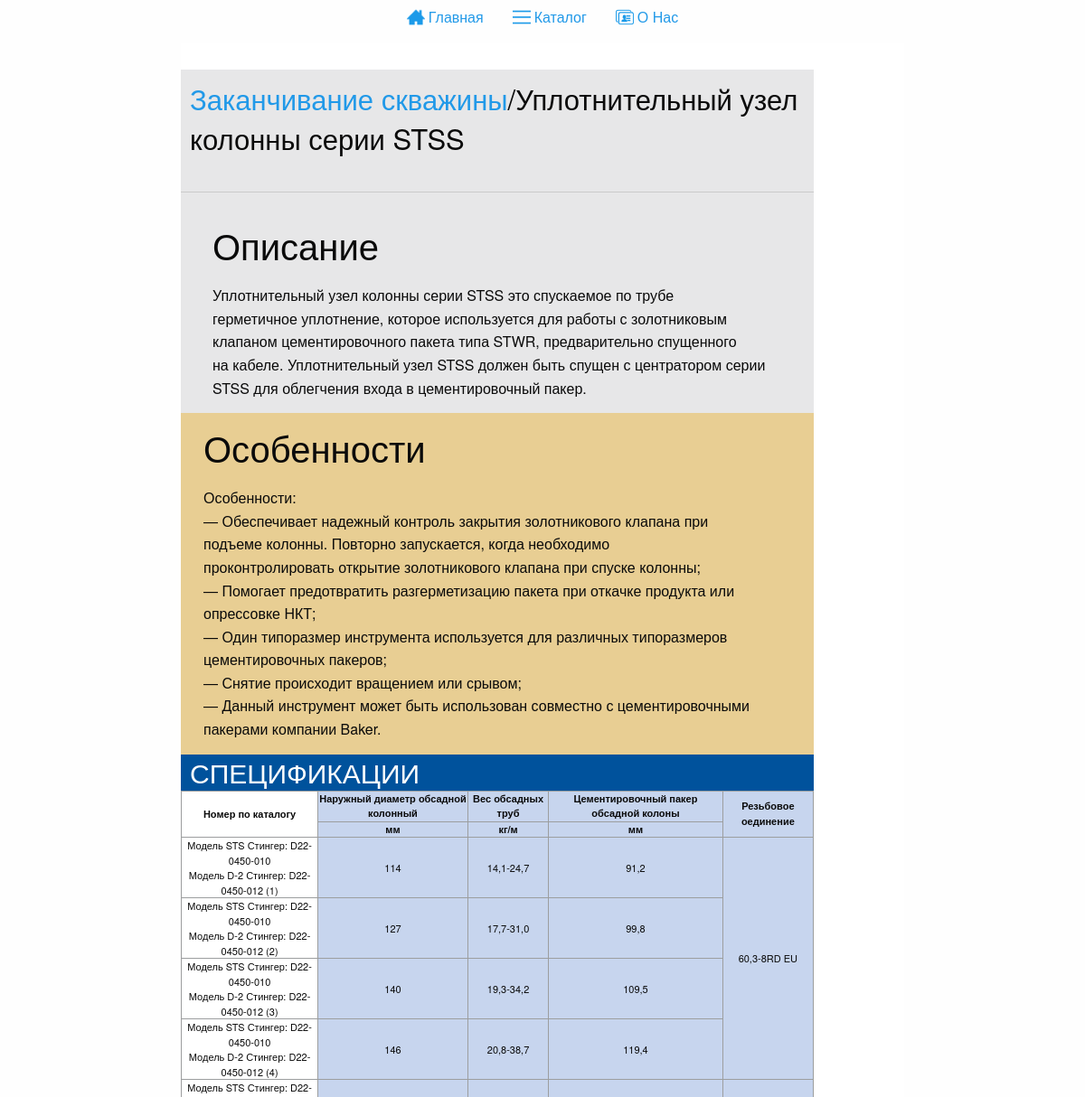
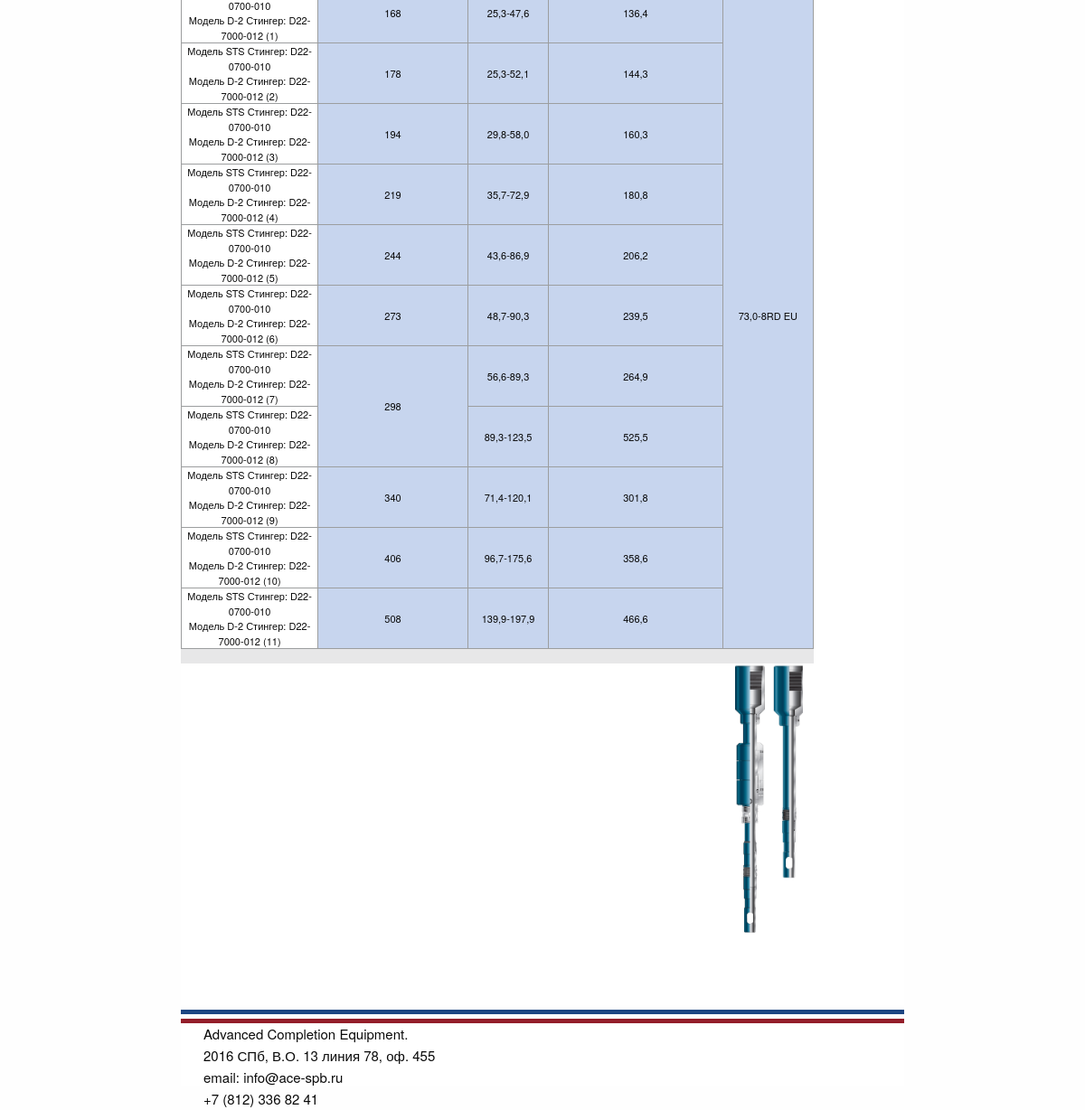
Page /product/12 on the committed database (2 pictures, top to bottom).
### main/models.py (models this page shows, shortened)
class Product(models.Model):
	title = models.CharField(max_length=300, verbose_name="Название")
	category = models.ForeignKey(Category)
	desctiption = RedactorField(max_length=3000, verbose_name="Описание")
	text = RedactorField(max_length=3000, verbose_name="Особенности", blank=True)
	image = models.ImageField(upload_to='images/')
	specification_image = models.ImageField(upload_to='images/specifications')
	promoted = models.BooleanField(default=False)
	promoted_name = models.CharField(max_length=300)
	class Meta:
		verbose_name = 'Продукт'
		verbose_name_plural = 'Продукты'
	def admin_thumbnail(self):
		return u'<img src="{0}" height="300px"/>'.format(self.image.url)
	admin_thumbnail.short_description = 'Thumbnail'
	admin_thumbnail.allow_tags = True

class Category(models.Model):
	title = models.CharField(max_length=300, unique=True)
	class Meta:
		verbose_name = 'Категория'
		verbose_name_plural = 'Категории'
	def __str__(self):
		return '{}'.format(self.title)

class SpecificationField(models.Model):
	product = models.ForeignKey(Product)
	title = models.CharField(max_length=400)
	measure = models.CharField(max_length=50, blank=True)
	class Meta:
		verbose_name = 'Поле спецификации'
		verbose_name_plural = 'Поля спецификации'

class SpecificationInstance(models.Model):
	product = models.ForeignKey(Product)
	index = models.CharField(max_length=100)
	number= models.IntegerField()
	class Meta:
		verbose_name = 'Экземпляр спецификации'
		verbose_name_plural = 'Экземпляры спецификации'
		ordering = ['number']
	def selflink(self):
		if self.id:
			return "<a href='/admin/main/specificationinstance/{}' target='_blank'>Edit</a>".format(self.id)
		else:
			return "Not present"
	selflink.allow_tags = True

class SpecificationInstanceValue(models.Model):
	specification_instance = models.ForeignKey(SpecificationInstance)
	specification_field = models.ForeignKey(SpecificationField)
	value = models.CharField(max_length=1500)
	class Meta:
		verbose_name = 'Значение поля спецификации'
		verbose_name_plural = 'Значения полей спецификации'

### main/views.py (the view)
# urls.py: url(r'^product/([0-9]+)', product, name='product'),
def product(request, product_id):
	cs = Category.objects.all()
	prod = Product.objects.get(id=product_id)
	user = request.user;
	return render_to_response('product.html', context={'product':prod,'user':user, 'categories':cs})

### main/templatetags/specification_cell_filter.py (called while the page is built)
def find_value(field ,row):
	for v in row.specificationinstancevalue_set.all():
		if v.specification_field == field:
			return v.value
	return ''

def check_bottom_cell_rowspan(field, this_value, index, instances_list, depth=0):
	that_value = find_value(field, instances_list[index])
	if that_value==this_value:
		depth += 1
		if (index != len(instances_list)-1):
			return check_bottom_cell_rowspan(field, this_value, index+1, instances_list, depth)
		return depth
	else:
		return depth

@register.filter
def specification_cell_filter(field, row):
	flag = False
	product = row.product
	instances_list = list(product.specificationinstance_set.all())
	index = instances_list.index(row)
	counter_rowspan = 0;
	this_value = find_value(field, row)
	counter_rowspan = check_bottom_cell_rowspan (field, this_value, index, instances_list, 0)
	if (index != 0) and (find_value(field, instances_list[index-1]) == this_value):
		return None
	else:
		return "<td rowspan="+ str(counter_rowspan) +">"+ this_value +"</td>"

### templates/product.html (shortened to what this page needs)
{% extends 'base.html' %}
{% load static %}
{% load next %}
{% load specification_cell_filter %}
{% block content%}
		<div class="main-index">
			<br/>
			<div class="product-info">
				<div class="product-info__text" >
					<div class="product-info__title">
						<h3><a href="{% url 'product_list' product.category.id %}">{{product.category}}</a>/{{product.title}}</h3>
					</div>
					<hr/>
					<div class="product-info__description">
						<h2>Описание</h2>
						{{product.desctiption | safe }}
					</div>
					<div class="product-info__options">
						<h2>Особенности</h2>
						{{product.text | safe }}
					</div>
					{% if product.specificationinstance_set.all %}
						<div class="style-title">
							Спецификации
						</div>
							<table class="pure-table pure-table-bordered">
								<tr>
									<th rowspan="2" class="table-index-row">
										Номер по каталогу
									</th>
									{% for field in product.specificationfield_set.all %}
										{% if field.measure %}
											<th>
												{{ field.title }}
											</th>
										{% else %}
											<th rowspan="2">
												{{ field.title }}
											</th>
										{% endif %}
									{% endfor %}
								</tr>
								<tr>
										{% for field in product.specificationfield_set.all %}
												{% if field.measure %}<th>{{ field.measure }}</th>{% endif %}
										{% endfor %}
								</tr>
									{% for row in product.specificationinstance_set.all %}
											<tr>
												<td class="table-index-row">
													{{row.index|safe}}
												</td>
												{% for field in product.specificationfield_set.all %}
													{% if field|specification_cell_filter:row %}
														{{field|specification_cell_filter:row|safe}}
													{% endif %}
												{% endfor %}
											</tr>
									{% endfor %}
							</table>
						{% endif %}
				</div>
				<div class="product-info__image">
					<img width="200px" src="{{product.image.url}}" >
				</div>
				</div>
		</div>
{% endblock %}

### static/css/styles.css (style rules this page uses)
body, html { height: 100%; }
body { font-family: Arimo; margin: 0; padding: 0; background-color: #f1f1f1; }
p, h1,h2,h3,h4,h5,h6,ul,li { margin: 0; padding: 0; }
* { box-sizing: border-box; }
.header, .main-index, .footer { background-color: #fff; }
.header, .main-index { margin-right: auto; margin-left: auto; }
.main-index { display: block; padding: 5px 0px 10px 0px; overflow: auto; }
.style-title { font-size: 30px; background-color: #00529c; color: white; height: 40px; line-height: 40px; vertical-align: middle; padding-left: 10px; text-transform: uppercase; }
table { width: 100%; border-collapse:collapse; }
table th { font-size: 11px; border-bottom: 1px; }
table td { font-size: 11px; height: 22px; }
table td, table th { text-align: center; border: 1px solid #9c9e9f; background-color: #c7d5ee; }
.table-index-row { background-color: white; }
.product-info { overflow: auto; }
.product-info__title { padding: 10px; }
.product-info__text { float: left; width: 700px; background-color: #e7e7e8; }
.product-info__text p { margin-bottom:0px; }
.product-info__text table td, .product-info__text table th { padding: 0px; }
.product-info__image { text-align: center; float: right; width: 100px; margin-bottom: 70px; margin-right: 100px; }
.product-info__image img { width: 75px; }
.product-info__description { text-indent: 15px; padding: 10px 10px 15px 20px; }
.product-info__description h2 { margin-bottom: 15px; }
.product-info__options { background-color: #e8ce93; padding: 10px 10px 15px 25px; }
.product-info__options h2 { margin-bottom: 15px; }

### rows in the picture
Product: category "Заканчивание скважины", title "Уплотнительный узел колонны серии STSS", desctiption "Уплотнительный узел колонны серии STSS это спускаемое по трубе герметичное уплотнение, которое используется для работы с золотниковым клапаном цементировочного пакета типа STWR, предварительно спущенного на кабеле. Уплотнительный узел STSS должен быть спущен с центратором серии STSS для облегчения входа в цементировочный пакер.", text "Особенности: — Обеспечивает надежный контроль закрытия золотникового клапана при подъеме колонны. Повторно запускается, когда необходимо проконтролировать открытие золотникового клапана при спуске колонны; — Помогает предотвратить разгерметизацию пакета при откачке продукта или опрессовке НКТ; — Один типоразмер инструмента используется для различных типоразмеров цементировочных пакеров; — Снятие происходит вращением или срывом; — Данный инструмент может быть использован совместно с цементировочными пакерами компании Baker.", image (picture)
SpecificationField: title "Наружный диаметр обсадной колонный", measure "мм", id.value "114", id.specification_field_id "127", specification_field_id "140", specification_instance_id "146", specification_instance_id "168", specification_instance_id "178", specification_instance_id "194", product_id "219", product_id "244", product_id "273", product_id "298", product_id "340", product_id "406", product_id "508"
SpecificationField: title "Вес обсадных труб", measure "кг/м", id.specification_field_id "14,1-24,7", specification_field_id "17,7-31,0", specification_field_id "19,3-34,2", specification_instance_id "20,8-38,7", specification_instance_id "25,3-47,6", specification_instance_id "25,3-52,1", specification_instance_id "29,8-58,0", product_id "35,7-72,9", product_id "43,6-86,9", product_id "48,7-90,3", product_id "56,6-89,3", product_id "89,3-123,5", product_id "71,4-120,1", product_id "96,7-175,6", product_id "139,9-197,9"
SpecificationField: title "Цементировочный пакер обсадной колоны", measure "мм", id.specification_field_id "91,2", specification_field_id "99,8", specification_field_id "109,5", specification_instance_id "119,4", specification_instance_id "136,4", specification_instance_id "144,3", specification_instance_id "160,3", product_id "180,8", product_id "206,2", product_id "239,5", product_id "264,9", product_id "525,5", product_id "301,8", product_id "358,6", product_id "466,6"
SpecificationField: title "Резьбовое оединение", id.specification_field_id "60,3-8RD EU", specification_instance_id "73,0-8RD EU"
SpecificationInstance: index "Модель STS Стингер: D22-0450-010 Модель D-2 Стингер: D22-0450-012 (1)"
SpecificationInstance: index "Модель STS Стингер: D22-0450-010 Модель D-2 Стингер: D22-0450-012 (2)"
SpecificationInstance: index "Модель STS Стингер: D22-0450-010 Модель D-2 Стингер: D22-0450-012 (3)"
SpecificationInstance: index "Модель STS Стингер: D22-0450-010 Модель D-2 Стингер: D22-0450-012 (4)"
SpecificationInstance: index "Модель STS Стингер: D22-0700-010 Модель D-2 Стингер: D22-7000-012 (1)"
SpecificationInstance: index "Модель STS Стингер: D22-0700-010 Модель D-2 Стингер: D22-7000-012 (2)"
SpecificationInstance: index "Модель STS Стингер: D22-0700-010 Модель D-2 Стингер: D22-7000-012 (3)"
SpecificationInstance: index "Модель STS Стингер: D22-0700-010 Модель D-2 Стингер: D22-7000-012 (4)"
SpecificationInstance: index "Модель STS Стингер: D22-0700-010 Модель D-2 Стингер: D22-7000-012 (5)"
SpecificationInstance: index "Модель STS Стингер: D22-0700-010 Модель D-2 Стингер: D22-7000-012 (6)"
SpecificationInstance: index "Модель STS Стингер: D22-0700-010 Модель D-2 Стингер: D22-7000-012 (7)"
SpecificationInstance: index "Модель STS Стингер: D22-0700-010 Модель D-2 Стингер: D22-7000-012 (8)"
SpecificationInstance: index "Модель STS Стингер: D22-0700-010 Модель D-2 Стингер: D22-7000-012 (9)"
SpecificationInstance: index "Модель STS Стингер: D22-0700-010 Модель D-2 Стингер: D22-7000-012 (10)"
SpecificationInstance: index "Модель STS Стингер: D22-0700-010 Модель D-2 Стингер: D22-7000-012 (11)"
